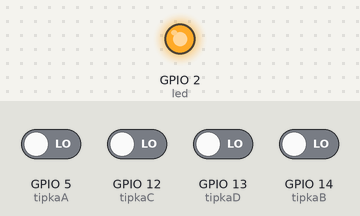
Recording of a program running on a simulated ESP8266 (NodeMCU). On the bench: output pins drawn as LEDs (lit = HIGH). The test bench sets the inputs (shaded band); at power-on: GPIO 5 (tipkaA), GPIO 12 (tipkaC), GPIO 13 (tipkaD), GPIO 14 (tipkaB) LOW. WiFi joins after 1.5 s; servers stay silent unless stated; uploads are accepted with an empty reply.

Above: at 0.1 s.
At 1.6 s:
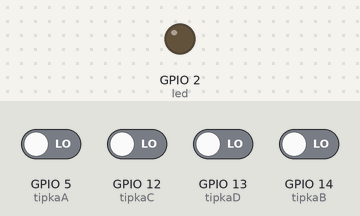
Timing chart, 0 to 3.1 s (numbered marks = the images above):
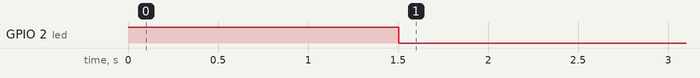

The program:

main.cpp
```cpp
#include <Arduino.h>
#include <ESP8266WiFi.h>
#include <ESP8266WiFiMulti.h>
#include <ESP8266HTTPClient.h>
#include <WiFiClient.h>

//----------NASTAVITVE----------//
String skupina = "A";
String url = "http://192.168.4.1:3000/action";
const char* ssid = "KvizMain";
const char* password = "matura123";
//#define DEBUG 1
//^^odkomentiraj za debugging^^^//
//------------------------------//

#define tipkaA 5
#define tipkaB 14
#define tipkaC 12
#define tipkaD 13
#define led 2

ESP8266WiFiMulti WiFiMulti;

String reqParam = "";
boolean stanjePosiljanje = false;

void httpReq() {
  if ((WiFiMulti.run() == WL_CONNECTED)) {
    WiFiClient client;
    HTTPClient http;
    String _reqString = url + "?skupina=" + skupina + "&" + reqParam;
    if (http.begin(client, _reqString)) {
      #ifdef DEBUG
      Serial.print("[HTTP] Posiljam... ");
      #endif
      int httpCode = http.GET();
      if (httpCode > 0) {
        #ifdef DEBUG
        if (httpCode == HTTP_CODE_OK) {
          String payload = http.getString();
          Serial.println(payload);
        }
        #endif
      } else {
        #ifdef DEBUG
        Serial.printf("[HTTP] GET request error: %s\n", http.errorToString(httpCode).c_str());
        #endif
      }
      http.end();
    } else {
      #ifdef DEBUG
      Serial.printf("[HTTP] Napaka pri povezovanju!\n");
      #endif
    }
    delay(1);
  }
}

ICACHE_RAM_ATTR void reqA(){
  reqParam="tipka=A";
  stanjePosiljanje=true;
}

ICACHE_RAM_ATTR void reqB(){
  reqParam="tipka=B";
  stanjePosiljanje=true;
}

ICACHE_RAM_ATTR void reqC(){
  reqParam="tipka=C";
  stanjePosiljanje=true;
}

ICACHE_RAM_ATTR void reqD(){
  reqParam="tipka=D";
  stanjePosiljanje=true;
}

void setup() {
  #ifdef DEBUG
  Serial.begin(115200);
  #endif

  pinMode(tipkaA, INPUT);
  pinMode(tipkaB, INPUT);
  pinMode(tipkaC, INPUT);
  pinMode(tipkaD, INPUT);
  pinMode(led, OUTPUT);

  attachInterrupt(digitalPinToInterrupt(tipkaA), reqA, RISING);
  attachInterrupt(digitalPinToInterrupt(tipkaB), reqB, RISING);
  attachInterrupt(digitalPinToInterrupt(tipkaC), reqC, RISING);
  attachInterrupt(digitalPinToInterrupt(tipkaD), reqD, RISING);

  WiFi.mode(WIFI_STA);
  WiFiMulti.addAP(ssid, password);

  digitalWrite(led, HIGH);

  #ifdef DEBUG
  Serial.print("\n\nPovezovanje");
  #endif

  while(WiFiMulti.run() != WL_CONNECTED){
    delay(500);
    #ifdef DEBUG
    Serial.print(".");
    #endif
  }
  digitalWrite(led, LOW);
  #ifdef DEBUG
  Serial.println("OK");
  #endif
  reqParam="status=OK";
  httpReq();
  delay(100);
}

void loop() {
  if(stanjePosiljanje){
    httpReq();
    stanjePosiljanje=false;
  }
  delay(1);
}
```
